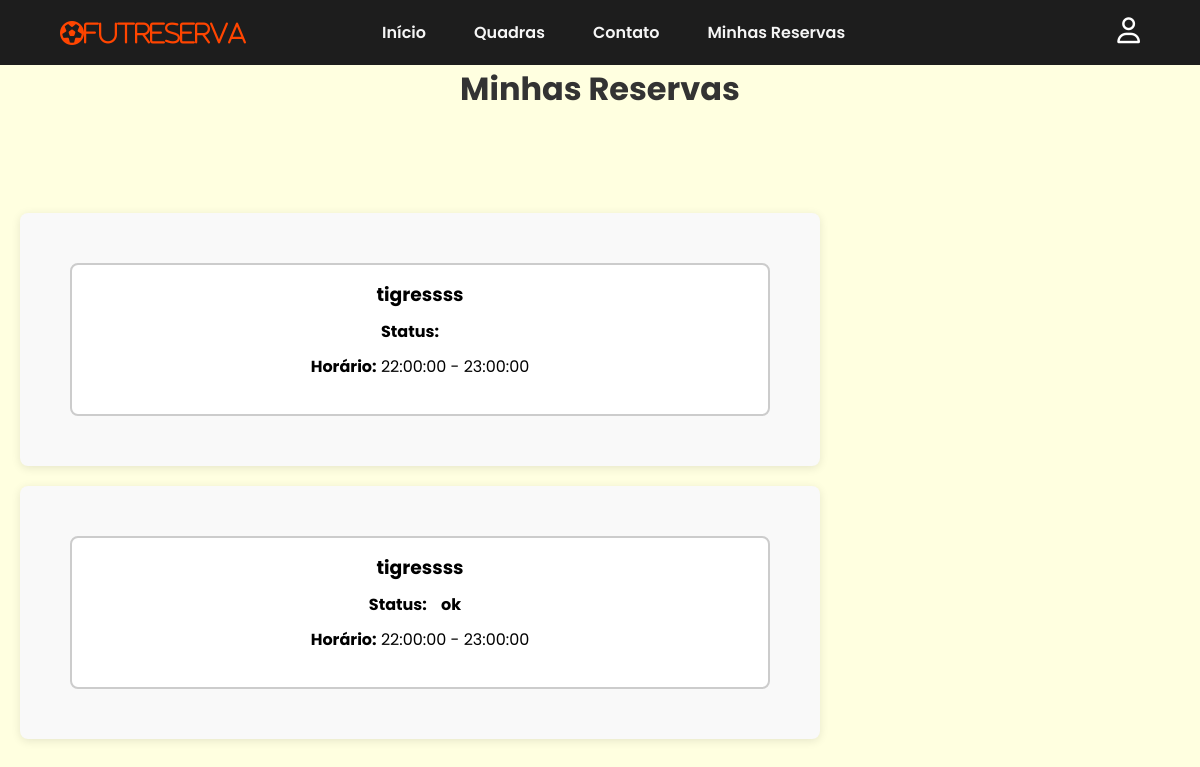
The page /reservas.php (signed in) on the database its author committed.
### tables this page shows
CREATE TABLE `reservas` (
  `id_reserva` int(11) NOT NULL,
  `id_quadra` int(11) NOT NULL,
  `id_horario` int(11) NOT NULL,
  `id_cliente` int(11) NOT NULL,
  `data_reserva` timestamp NOT NULL DEFAULT current_timestamp(),
  `status` enum('em análise','confirmada','não compareceu','cancelada','ok') NOT NULL DEFAULT 'em análise',
  `id_usuario` int(11) NOT NULL
);

CREATE TABLE `quadra` (
  `id_quadra` int(11) NOT NULL,
  `nome` varchar(100) NOT NULL,
  `endereco` varchar(255) NOT NULL,
  `tipo` varchar(50) NOT NULL,
  `preco` decimal(10,2) NOT NULL,
  `imagem` varchar(255) NOT NULL,
  `id_usuario` int(11) NOT NULL
);

CREATE TABLE `horario` (
  `id_horario` int(11) NOT NULL,
  `id_quadra` int(11) NOT NULL,
  `hora_inicio` time NOT NULL,
  `hora_fim` time NOT NULL,
  `dia_semana` enum('Segunda','Terça','Quarta','Quinta','Sexta','Sábado','Domingo') NOT NULL
);

### reservas.php (the view, shortened to what this page needs)
<?php
require 'conexao.php';
$user_id = $_SESSION['user_id'];
$query_reservas = "
    SELECT r.id_reserva, r.status, q.nome AS nome_quadra, q.imagem AS foto_quadra, r.id_horario
    FROM reservas r
    JOIN quadra q ON r.id_quadra = q.id_quadra
    WHERE r.id_usuario = '$user_id'
";
$result_reservas = mysqli_query($conn, $query_reservas);
?>
<!DOCTYPE html>
<html lang="pt-br">
<head>
    <link rel="stylesheet" href="https://cdnjs.cloudflare.com/ajax/libs/font-awesome/6.6.0/css/all.min.css" />
    <link rel="stylesheet" href="styles/styles.css">
    <link rel="stylesheet" href="styles/home.css">
    <link rel="stylesheet" href="styles/header.css">
</head>
<body>
    <header>
        <nav id="navbar">
            <i class="fa-regular fa-futbol" id="logo">FutReserva</i>
            <ul id="nav_list">
                <li id="nav-item">
                    <a href="index.php">Início</a>
                </li>
                <li id="nav-item">
                    <a href="quadras.php">Quadras</a>
                </li>
                <li id="nav-item">
                    <a href="contatos.php">Contato</a>
                </li>
                <li id="nav-item">
                    <a href="reservas.php">Minhas Reservas</a>
                </li>
            </ul>
            <div id="user-section">
                <?php if (isset($_SESSION['user_id'])): ?>
                    <i class="fa-regular fa-user" id="profile-icon"></i>
                <?php endif; ?>
            </div>
        </nav>
    </header>
    <div class="container">
        <h1>Minhas Reservas</h1>
                            <br><br>
        <?php if (mysqli_num_rows($result_reservas) > 0): ?>
            <div class="reservations-list">
                <?php while ($reserva = mysqli_fetch_assoc($result_reservas)): ?>
                    <?php
                    $id_horario = $reserva['id_horario'];
                    $query_horario = "SELECT hora_inicio, hora_fim FROM horario WHERE id_horario = '$id_horario'";
                    $result_horario = mysqli_query($conn, $query_horario);
                    $horario = mysqli_fetch_assoc($result_horario);
                    ?>
                   <div class="reservation-container">
    <div class="reservation-info">
        <div>
            <h3><?= htmlspecialchars($reserva['nome_quadra']); ?></h3>
            <p><strong>Status:</strong>
                <span class="reservation-status <?= strtolower(str_replace(' ', '-', $reserva['status'])); ?>">
                    <?= htmlspecialchars($reserva['status']); ?>
                </span>
            </p>
            <p><strong>Horário:</strong> <?= htmlspecialchars($horario['hora_inicio']) . ' - ' . htmlspecialchars($horario['hora_fim']); ?></p>
        </div>
    </div>
</div>
                <?php endwhile; ?>
            </div>
        <?php else: ?>
            <p>Você não tem reservas.</p>
        <?php endif; ?>
    </div>
</body>
</html>

### styles/styles.css (style rules this page uses)
* { font-family: "Poppins", sans-serif; margin: 0; padding: 0; box-sizing: border-box; }
body { background-color: lightyellow; }

### styles/header.css (style rules this page uses)
header { width: 100%; padding: 18px 5%; background-color: #1d1d1d; }
#navbar { width: 100%; display: flex; align-items: center; justify-content: space-between; }
#navbar #logo { font-size: 24px; color: #ff4500; }
#nav_list { display: flex; list-style: none; gap: 48px; }
#nav-item a { text-decoration: none; color: whitesmoke; font-weight: 600; }
#profile-icon { font-size: 26px; color: white; cursor: pointer; }

### reservas.php (style rules this page uses)
.reservation-container { display: flex; flex-direction: row; margin: 20px auto; padding: 50px; border-radius: 8px; box-shadow: 0 2px 10px rgba(0, 0, 0, 0.1); background-color: #f9f9f9; width: 90%; max-width: 800px; transition: transform 0.3s ease; margin-left: 20px; }
.reservation-info { display: flex; flex-direction: column; justify-content: center; align-items: center; gap: 10px; flex-grow: 1; border: 2px solid #ccc; border-radius: 8px; padding: 15px; background-color: #ffffff; }
.reservation-info h3 { margin-bottom: 10px; text-align: center; }
.reservation-status { font-weight: bold; padding: 5px 10px; border-radius: 5px; width: fit-content; margin-bottom: 10px; }
.reservation-info p { margin-bottom: 10px; text-align: center; }
h1 { text-align: center; margin-bottom: 30px; color: #333; }

### rows shown on the page
reservas: id_quadra.nome "tigressss", id_horario.hora_inicio "22:00:00", id_horario.hora_fim "23:00:00"
reservas: id_quadra.nome "tigressss", status "ok", id_horario.hora_inicio "22:00:00", id_horario.hora_fim "23:00:00"
